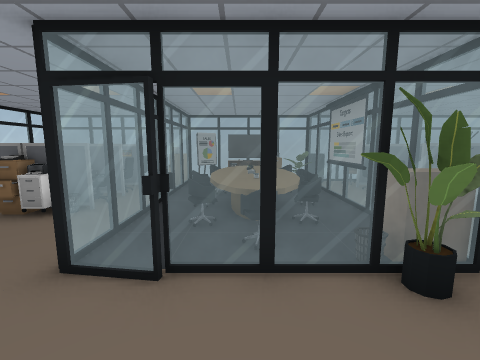
[1] (above)

22 first-person views from a walk through a Unity game level. The camera is 1.5 m above the floor, tilts 8° down and sees 90° across. The floor is counted in squares, 1 m on a side. Each view is taken from the middle of a square. On the plan, view 1 faces up. The plan holds only what a view shows up to about 13 squares ahead; the rest is blank. The player is left out. Door leaves are left out, so doorways stand open.

[2]
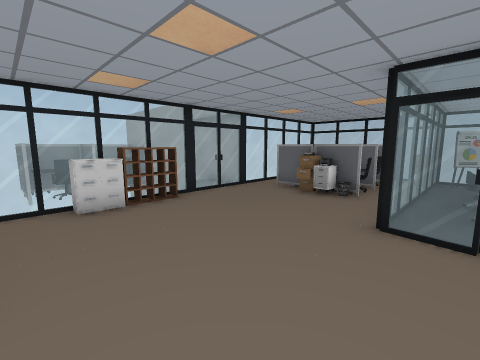

[3]
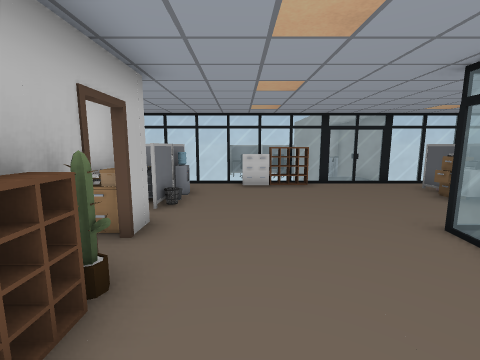

[4]
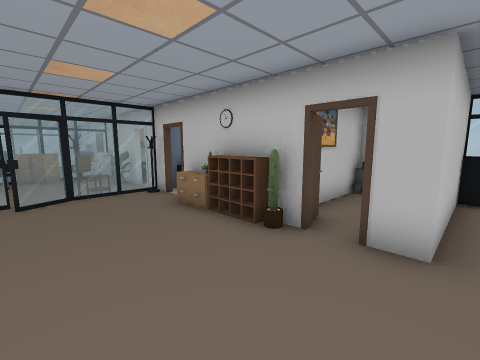

[5]
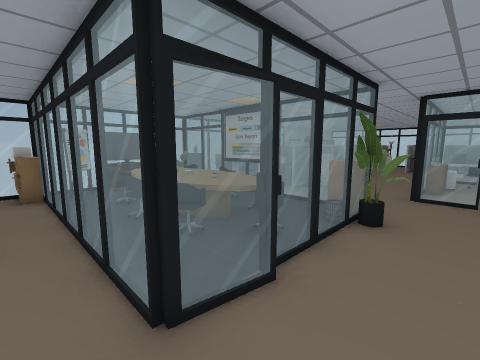

[6]
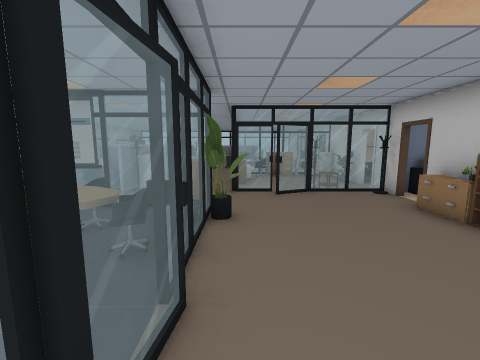

[7]
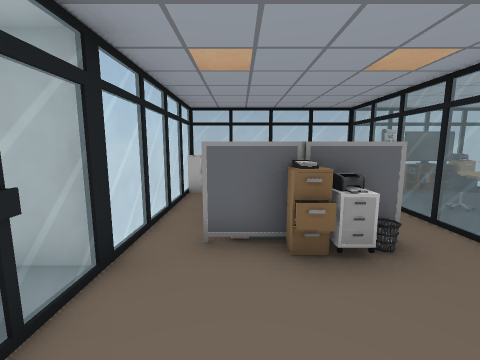

[8]
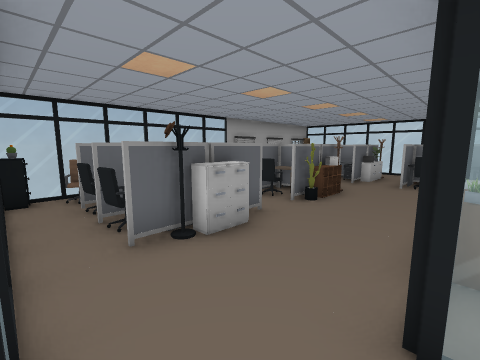

[9]
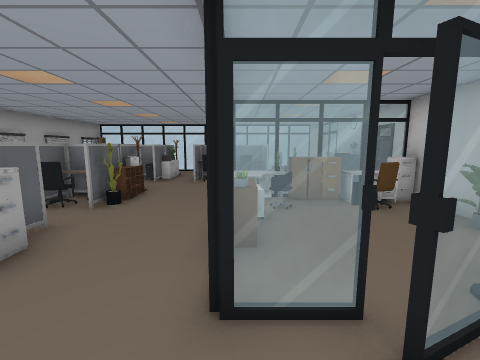

[10]
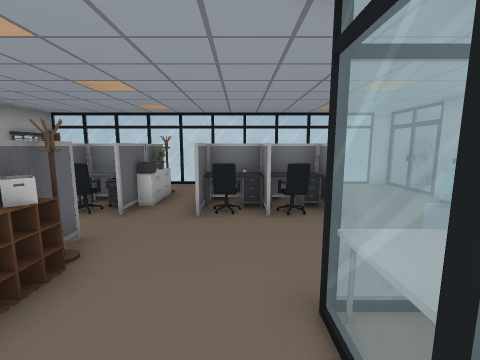

[11]
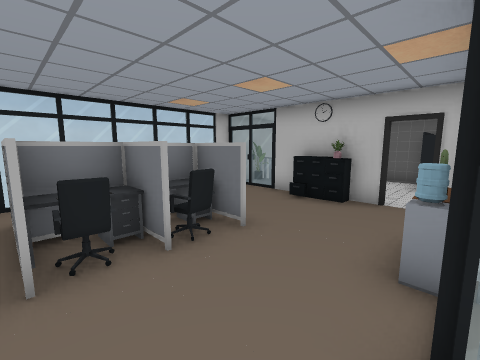

[12]
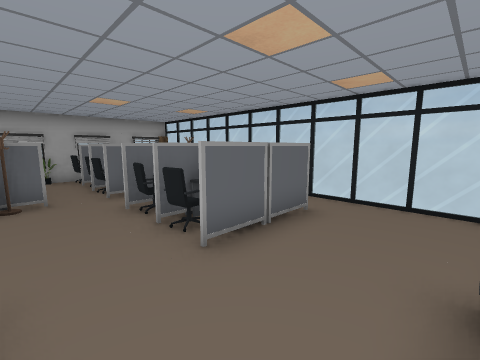

[13]
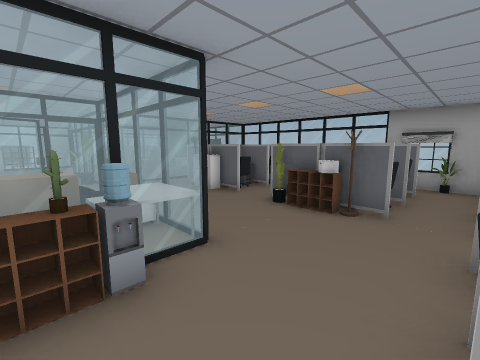

[14]
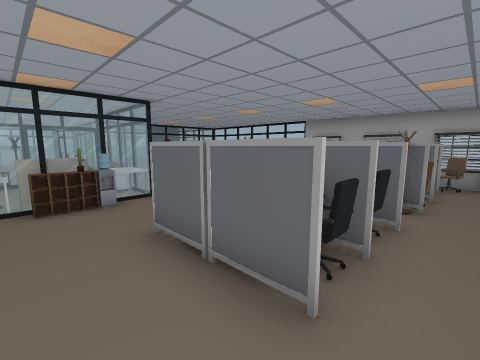

[15]
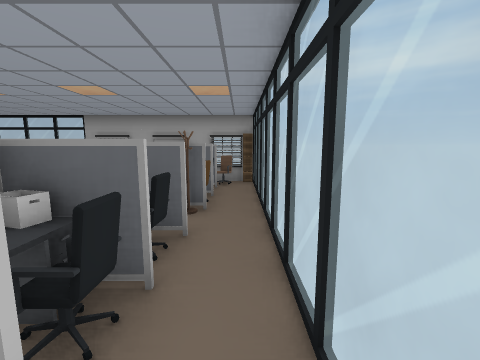

[16]
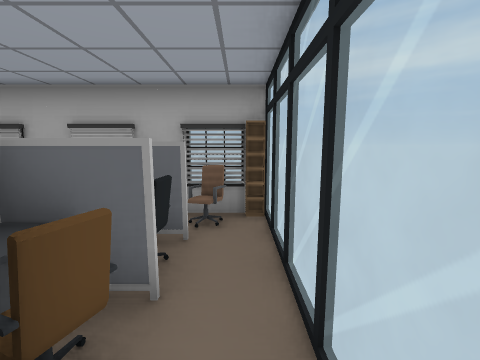

[17]
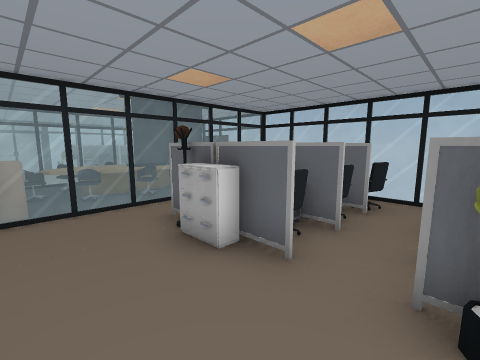

[18]
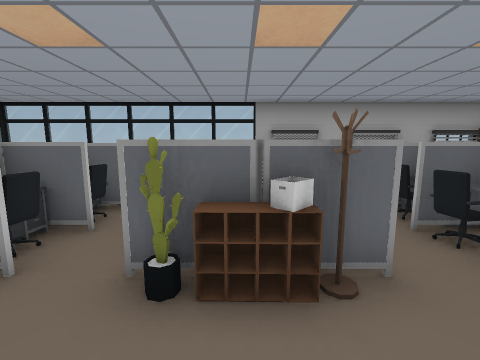

[19]
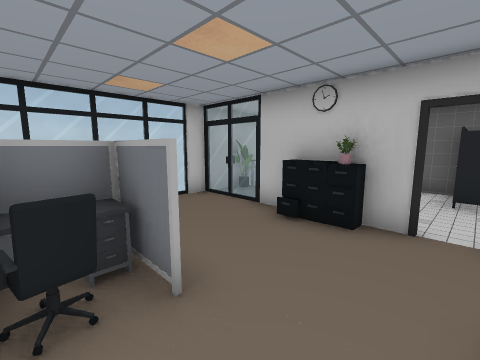

[20]
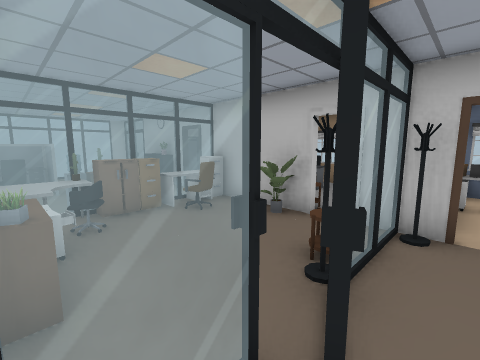

[21]
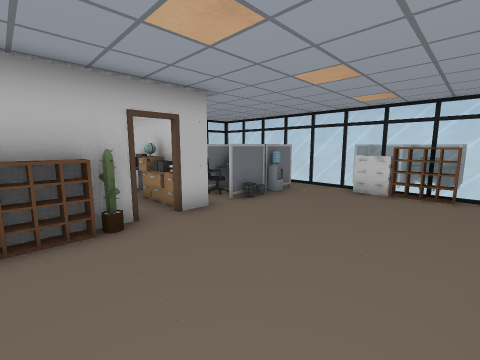

[22]
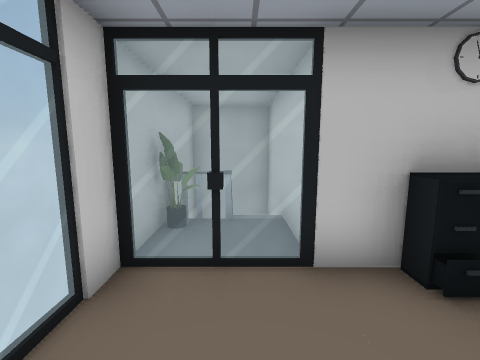

### Floor plan
Key: @ floor where view 1 was taken; # wall or solid block; x gap in a wall; . floor; D open door; = window, fence, low wall or low ledge; P plant; C chair; T table; R drawers; A rack; I printer; B cabinet; S shelf; E desk; W water cooler; U curtain; F vase; K bookshelf; O other object.
Columns run from 10 left of view 1 to 18 right of it. Each row starts with its distance up from view 1.
 11                   #       #
 10   #O  OO#O OPO##OO=   #OU####
  9   =.  O.=. ..=#O C.   .O  OK=
  8   =.  C.=CTOO=CCOC. O OC  C.=
  7   =.  CO=T T.OCOOC.COOOC EC.=
  6   =.  O.=COTCOC EC.C OOCREC.=
  5 ###..OR.=COCC=.AO..PSA..SOA.=
  4 =.=...I.=CTT.=.........CE O.=
  3 = =.....==C=B=...P.....CO C.=
  2 O#=.........P..==SRE=..CESC.=
  1 CC#S...........=..RCWP.OEEO.=
  0 EC#S......@....=...BSP......=
 -1 OC=O...........AT..CO.......=
 -2 OO=..O....P.O..=.PPCE..OO...=
 -3   =OW E### SOxD D #OOD#FO#==#
 -4       C# #    O    OO.. ##.P#
 -5        #O     O         ##==#

Where each view was taken, in squares from view 1:
view 1: 0 up, 0 right, facing up
view 2: 2 down, 1 left, facing up-left
view 3: 1 down, 2 right, facing left
view 4: 1 up, 3 left, facing down-right
view 5: 1 up, 3 left, facing up-right
view 6: 2 up, 3 left, facing right
view 7: 2 up, 6 left, facing up
view 8: 2 up, 3 right, facing up-right
view 9: 2 up, 3 right, facing right
view 10: 3 up, 8 right, facing right
view 11: 4 up, 10 right, facing down-right
view 12: 2 down, 11 right, facing up-right
view 13: 0 up, 13 right, facing up-left
view 14: 1 down, 17 right, facing up-left
view 15: 0 up, 17 right, facing up
view 16: 5 up, 17 right, facing up
view 17: 3 up, 9 right, facing up-left
view 18: 3 up, 10 right, facing up
view 19: 2 up, 11 right, facing down-right
view 20: 2 up, 4 right, facing down-right
view 21: 2 up, 1 right, facing down-left
view 22: 0 up, 16 right, facing down
